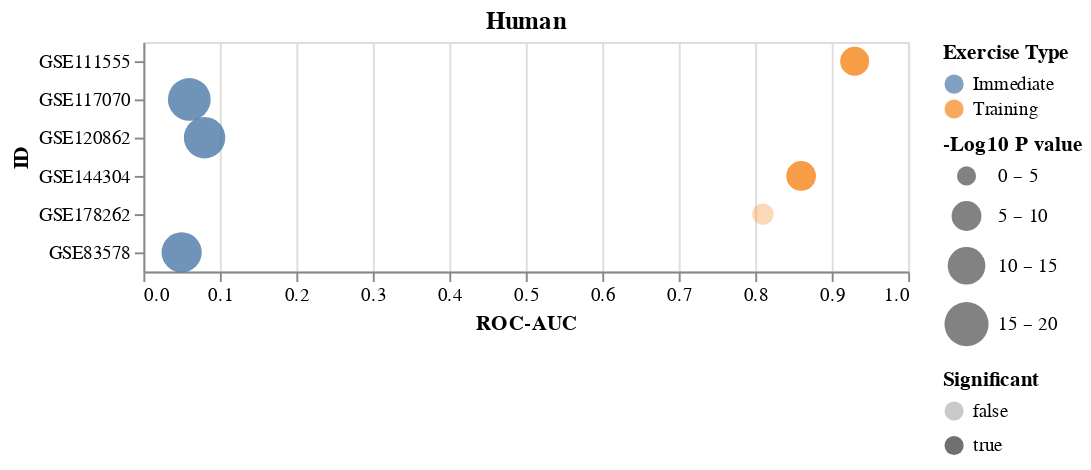

Source (notebook cell):
### Code cell
chartLst[4]

### Figure 1 — Vega-Lite specification as saved in the notebook (floating-point values rounded to 4 significant figures)
{"config": {"view": {"continuousWidth": 400, "continuousHeight": 300}}, "data": {"name": "data-a897da030068397ee7a509d238db9809"}, "mark": "circle", "encoding": {"color": {"type": "nominal", "field": "Exercise Type"}, "opacity": {"type": "nominal", "field": "Significant"}, "size": {"type": "quantitative", "field": "-Log10 P value", "scale": {"bins": [0, 5, 10, 15, 20], "range": [100, 500], "reverse": false}}, "x": {"type": "quantitative", "field": "ROC-AUC", "scale": {"domain": [0, 1]}}, "y": {"type": "nominal", "field": "ID"}}, "title": "Human", "$schema": "https://vega.github.io/schema/vega-lite/v4.8.1.json", "datasets": {"data-a897da030068397ee7a509d238db9809": [{"ID": "GSE111555", "ROC-AUC": 0.93, "Pval": 2.96e-05, "Exercise Type": "Training", "-Log10 P value": 4.529, "Significant": true}, {"ID": "GSE117070", "ROC-AUC": 0.06, "Pval": 1.34e-14, "Exercise Type": "Immediate", "-Log10 P value": 13.87, "Significant": true}, {"ID": "GSE120862", "ROC-AUC": 0.08, "Pval": 1.51e-13, "Exercise Type": "Immediate", "-Log10 P value": 12.82, "Significant": true}, {"ID": "GSE144304", "ROC-AUC": 0.86, "Pval": 1.19e-05, "Exercise Type": "Training", "-Log10 P value": 4.924, "Significant": true}, {"ID": "GSE83578", "ROC-AUC": 0.05, "Pval": 1.27e-12, "Exercise Type": "Immediate", "-Log10 P value": 11.9, "Significant": true}, {"ID": "GSE178262", "ROC-AUC": 0.81, "Pval": 0.133, "Exercise Type": "Training", "-Log10 P value": 0.8761, "Significant": false}]}}
